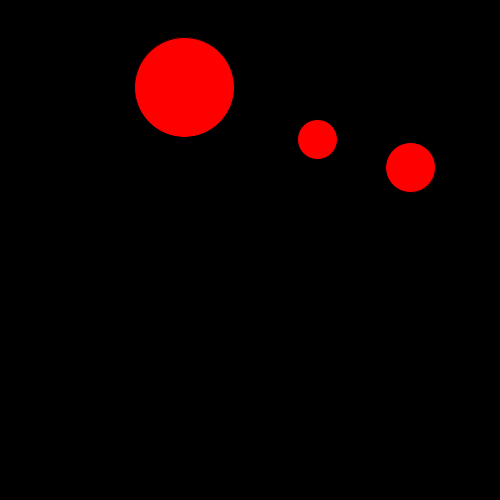
Frame 1 (no input)
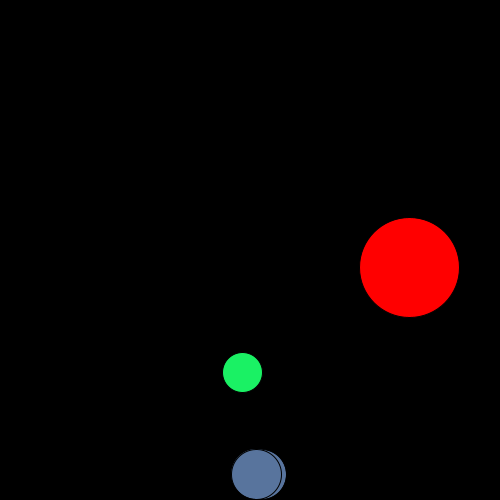
Frame 60 (the mouse pressed at the canvas centre just before this capture)
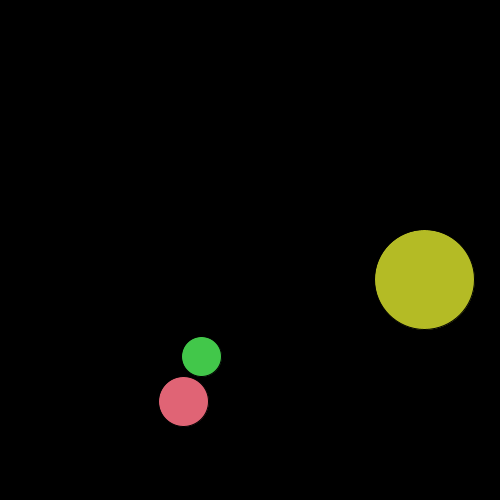
Frame 120 (the mouse held since frame 60 and released just before this capture)

The Processing sketch that drew these frames (run headless with seeded random() and noise(); from frame 60 on, the mouse is pressed at the canvas centre):

// Processing sketch: interactiveBalls
// ── interactiveBalls.pde
Ball b1;
Ball b2;
Ball b3;

void setup(){
  size(500,500);
  b1 = new Ball(40);
  b2 = new Ball(50);
  b3 = new Ball(100);
}

void draw(){
  background(0);
  b1.display();
  b1.move();
  b1.bounce();
  if (b1.overlaps(b2)){
    b1.vx= -b1.vx;
    b1.vy = -b1.vy;
  }
  
  if (b1.overlaps(b3)){
    b1.vx= -b1.vx;
    b1.vy = -b1.vy;
  }
  
  b2.display();
  b2.move();
  b2.bounce();
  if (b2.overlaps(b1)){
    b2.vx= -b2.vx;
    b2.vy = -b2.vy;
  }
  
  if (b2.overlaps(b3)){
    b2.vx= -b2.vx;
    b2.vy = -b2.vy;
  }
  b3.display();
  b3.move();
  b3.bounce();
  
  if (b3.overlaps(b1)){
    b3.vx= -b3.vx;
    b3.vy = -b3.vy;
  }
  
  if (b3.overlaps(b2)){
    b3.vx= -b3.vx;
    b3.vy = -b3.vy;
  }
  
  //b3.display();
  //b3.move();
  //b3.bounce();
}
// ── classBall.pde
class Ball{
  //1. Data
  float x;
  float y;
  float d;
  float vx;
  float vy;
  float r,g,b;
  
  //2. Constructor(s)
  Ball(){
    d = random(30,80);
    x = random(d/2, width-(d/2));
    y = random(d/2, height-(d/2));
    vx = random(3,7);
    vy = random(3,7);
    r = 255;
    g = 0;
    b = 0;
  }
  
  Ball(float tempD){
    d = tempD;
    x = random(d/2, width-(d/2));
    y = random(d/2, height-(d/2));
    vx = random(3,7);
    vy = random(3,7);
    r = 255;
    g = 0;
    b = 0;
  }
  
  //3. Functionality
  void display(){
    fill(r,g,b);
    ellipse(x,y,d,d);
  }
  
  void move(){
    x = x + vx;
    y = y + vy;
  }
  
  void bounce(){    
    if(x < d/2 || x > width-(d/2)){
      vx = vx*(-1);
      
      r =random(0,255);
      g =random(0,255);
      b =random(0,255);
      
      if (x < d/2){
        ellipse(d/2+1,y,d,d);
      }
      if(x > width - (d/2)){
        ellipse(width-(d/2)-1,y,d,d);
      }
    }
    
    if(y < d/2 || y > height-(d/2)){
      vy = vy*(-1);
      r =random(0,255);
      g =random(0,255);
      b =random(0,255);
      
      if (y < d/2){
        ellipse(x,d/2+1,d,d);
      }
      if (y > height - (d/2)){
        ellipse(x,height-(d/2)-1,d,d);
      }
    }
  }
  
  boolean overlaps(Ball tempB){
    if (dist(x,y,tempB.x,tempB.y) > ((tempB.d)/2+(d/2))){
      return false;
    }
    else{
      return true;
    }
  }
}
